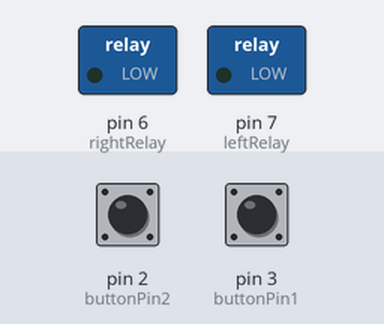
A sketch run on a simulated Arduino Uno, built with avr-gcc and run on an emulated ATmega328P. Shown: switched loads named in the sketch (green lamp = pin HIGH). Dashed ring = blinking. The inputs (shaded band) are chosen by the test bench; at power-on: pin 2 (buttonPin2) LOW, pin 3 (buttonPin1) LOW.

Above: at 1.2 s.
1.3 s: pin 2 (buttonPin2) pulled HIGH for 0.15 s
At 1.7 s:
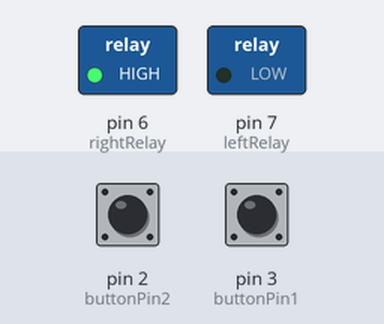
4.4 s: pin 3 (buttonPin1) pulled HIGH for 1 s
At 5.3 s:
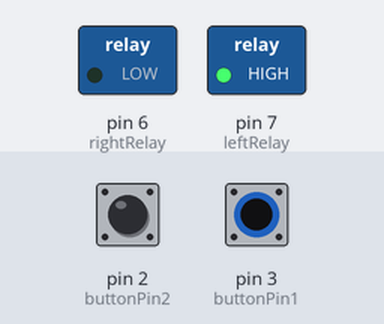
8.4 s: pin 3 (buttonPin1) pulled HIGH for 0.15 s
At 8.9 s:
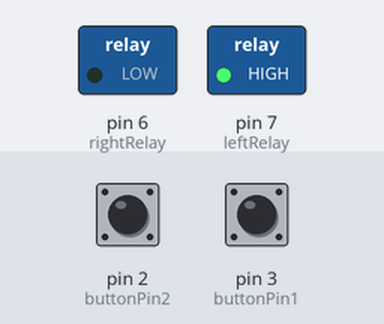
11.5 s: pin 3 (buttonPin1) pulled HIGH for 3.2 s
Timing chart, 0 to 16.6 s (numbered marks = the images above; inputs shaded):
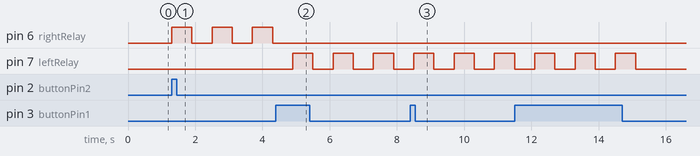

The sketch:

ELLERT_BLINK_V1.ino
```cpp
/*
  The circuit:
  - LED/Relay attached from pin A1(ANALOG) to ground
  - pushbutton attached to pin/kontakt  from +5V
  - 10K resistor attached to pin/kontakt  from ground

  - Note: on most Arduinos there is already an LED on the board
    attached to pin 13.
*/

// constants
const int buttonPin1 = 3;     // the number of the pushbutton pin (kontakt)
const int buttonPin2 = 2;     // the number of the pushbutton pin (kontakt)

const int leftRelay =  7;      // Venstre relay output
const int rightRelay = 6;    // Højre relay output


// variables ændres løbende, f.eks. 0(off)1(on):
int buttonState1 = 0;         // venstre kontakt til blinklys læser position
int buttonState2 = 0;         // højre kontakt til blinklys læser position

int delay1 = 600; // delay for relay (blink hastighed)

void setup() {
  // initialize the LED/Relay pin as an output:
  pinMode(leftRelay, OUTPUT);
  pinMode(rightRelay, OUTPUT);

  // initialize the pushbutton/kontakt pin as an input:
  pinMode(buttonPin1, INPUT);
  pinMode(buttonPin2, INPUT);

}

void loop() {
  leftBlinker();
  rightBlinker();

}
//-----------------------------------------------------------------------------------------
void leftBlinker(){
  // read the state of the pushbutton value:
  buttonState1 = digitalRead(buttonPin1);

  // check if the pushbutton is pressed. If it is, the buttonState is HIGH:
  if (buttonState1 == HIGH) {

    // 1st blink
    // turn LED on:
    digitalWrite(leftRelay, HIGH);
    delay(delay1);
    // turn LED off:
    digitalWrite(leftRelay, LOW);
    delay(delay1);

    // 2nd blink
    digitalWrite(leftRelay, HIGH);
    delay(delay1);
    // turn LED off:
    digitalWrite(leftRelay, LOW);
    delay(delay1);

    // 3rd blink
    digitalWrite(leftRelay, HIGH);
    delay(delay1);
    // turn LED off:
    digitalWrite(leftRelay, LOW);
    delay(delay1);
  }
else
  digitalWrite(leftRelay, LOW);
  }
//-----------------------------------------------------------------------------------------
void rightBlinker(){
  // read the state of the pushbutton value:
  buttonState2 = digitalRead(buttonPin2);

  // check if the pushbutton is pressed. If it is, the buttonState is HIGH:
  if (buttonState2 == HIGH) {

    // 1st blink
    // turn LED on:
    digitalWrite(rightRelay, HIGH);
    delay(delay1);
    // turn LED off:
    digitalWrite(rightRelay, LOW);
    delay(delay1);

    // 2nd blink
    digitalWrite(rightRelay, HIGH);
    delay(delay1);
    // turn LED off:
    digitalWrite(rightRelay, LOW);
    delay(delay1);

    // 3rd blink
    digitalWrite(rightRelay, HIGH);
    delay(delay1);
    // turn LED off:
    digitalWrite(rightRelay, LOW);
    delay(delay1);
  }
else
  digitalWrite(rightRelay, LOW);
  }
```

Measured:
- after the input at 1.3 s, pin 6 (rightRelay): alternates HIGH for 0.60 s and LOW for 0.60 s, starting at once
- after the input at 4.4 s, pin 7 (leftRelay): alternates HIGH for 0.60 s and LOW for 0.60 s, starting after 0.50 s
- after the input at 8.4 s, pin 7 (leftRelay): alternates HIGH for 0.60 s and LOW for 0.60 s, starting after 0.10 s
